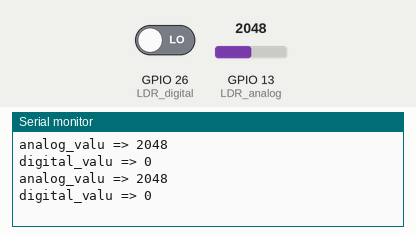
Simulated run of this sketch. Board: ESP32. On the bench: the last lines printed to the serial monitor. The test bench sets the inputs (shaded band); at power-on: GPIO 13 (LDR_analog) = 2048, GPIO 26 (LDR_digital) LOW.

Above: at 2.8 s.
2.9 s: GPIO 13 (LDR_analog) set to 2866
At 5.2 s:
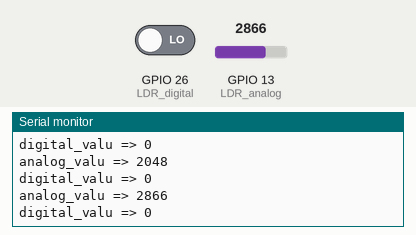
5.6 s: GPIO 26 (LDR_digital) driven HIGH
At 6.8 s:
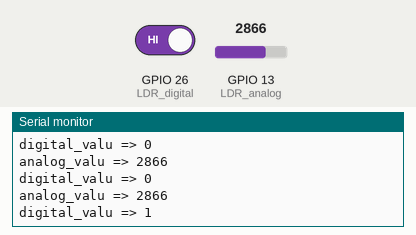
8.3 s: GPIO 13 (LDR_analog) set to 3603
At 11.1 s:
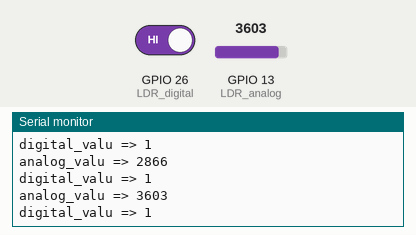
Timing chart, 0 to 12.6 s (numbered marks = the images above; inputs shaded):
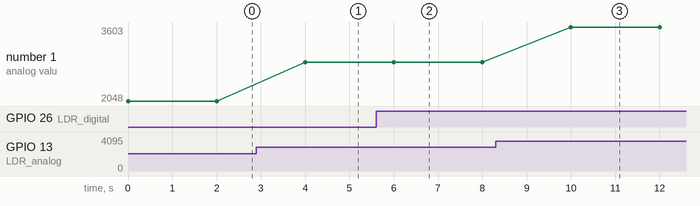

Measured:
- after the input at 2.9 s, the serial monitor: prints a new line after 1.1 s (image 1)
- after the input at 5.6 s, the serial monitor: prints a new line after 0.40 s (image 2)
- after the input at 8.3 s, the serial monitor: prints a new line after 1.7 s (image 3)
- plotted number 1: 2048 → 2866 after the input at 2.9 s, 2866 → 3603 after the input at 8.3 s

The sketch:

sensor_LDR.ino
```cpp
#define LDR_analog A14 //กำหนดให้ขาอนาล็อกของ LDR อยู่ที่ A14
#define LDR_digital 26 //กำหนดให้ขาดิจิตอลของ LDR อยู่ที่ 26
void setup() {
  Serial.begin(115200);           //ตั้งค่าความเร็วในการส่งข้อมูล
  pinMode(LDR_digital,INPUT);     //กำหนดให้ Pin LDR_digital เป็นโหมดรับค่า
}

int digital_valu;
int analog_valu;

void loop() {
  analog_valu=analogRead(LDR_analog);       //อ่านค่าอนาล็อกจากLED
  digital_valu=digitalRead(LDR_digital);    //อ่านค่าดิจิตอลจากLED
  Serial.print("analog_valu => ");
  Serial.println(analog_valu);
  Serial.print("digital_valu => ");
  Serial.println(digital_valu);
  delay(2000);                              //รอ 2 วินาที
}
```
